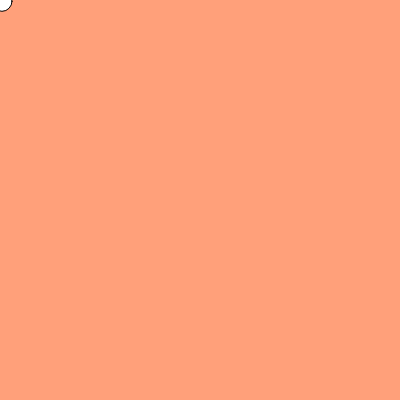
Frame 1 (no input)
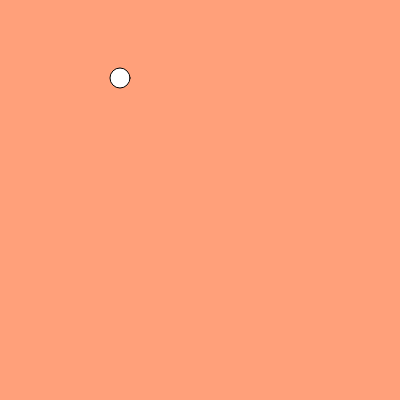
Frame 60 (no input)
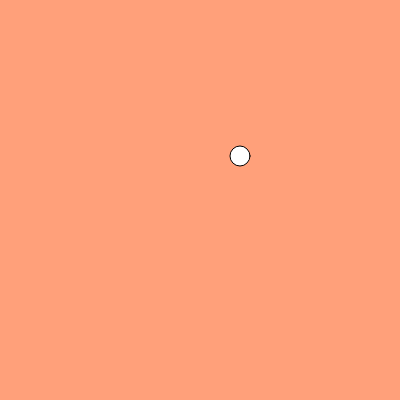
Frame 120 (the mouse pressed at the canvas centre since frame 60)

The p5.js sketch that drew these frames (run headless with seeded random() and noise() and a simulated clock; from frame 60 on, the mouse is pressed at the canvas centre):

// p5.js sketch
// ── sketch.js
var dx = 2.0
var dy = 1.3
var x = 0
var y = 0

function setup() {
  x = 0
  y = 0
  createCanvas(400, 400);
}

function draw() {
  x = x + dx
  y = y + dy
  if ((x > 400) | (x < 0)) {
    dx = -dx    
  }
  if ((y > 400) | (y < 0)) {
    dy = -dy    
  }
  background(255, 160, 122);

  // changed diameter to 20 - gsd
  circle(x,y,20)
}
